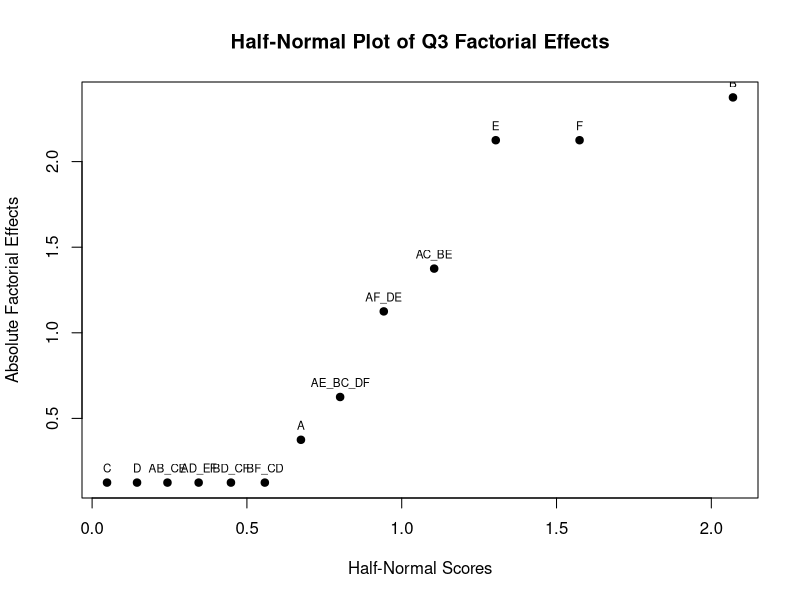

Reproduce this figure in R.

# ============================================================
# DSC6008 Assignment 3 - Question 3(d)
# Fractional Factorial Design
# ============================================================

rm(list = ls())

# 1. Enter the experimental data
data <- data.frame(
  A = c(-1, 1, -1, 1, -1, 1, -1, 1,
        -1, 1, -1, 1, -1, 1, -1, 1),

  B = c(-1, -1, 1, 1, -1, -1, 1, 1,
        -1, -1, 1, 1, -1, -1, 1, 1),

  C = c(-1, -1, -1, -1, 1, 1, 1, 1,
        -1, -1, -1, -1, 1, 1, 1, 1),

  D = c(rep(-1, 8), rep(1, 8)),

  E = c(-1, 1, 1, -1, 1, -1, -1, 1,
        -1, 1, 1, -1, 1, -1, -1, 1),

  F = c(-1, -1, 1, 1, 1, 1, -1, -1,
        1, 1, -1, -1, -1, -1, 1, 1),

  y = c(4, 6, 7, 2, 3, 1, 5, 9,
        3, 2, 8, 5, 4, 4, 4, 6)
)

# 2. Calculate six main effects
main_names <- c("A", "B", "C", "D", "E", "F")

main_effects <- sapply(main_names, function(x) {
  sum(data[[x]] * data$y) / 8
})

# 3. Calculate seven two-factor interaction alias effects
interaction_columns <- list(
  AB_CE = data$A * data$B,
  AC_BE = data$A * data$C,
  AD_EF = data$A * data$D,
  AE_BC_DF = data$A * data$E,
  AF_DE = data$A * data$F,
  BD_CF = data$B * data$D,
  BF_CD = data$B * data$F
)

interaction_effects <- sapply(interaction_columns, function(x) {
  sum(x * data$y) / 8
})

# Combine all 13 effects
effects <- c(main_effects, interaction_effects)

cat("13 ESTIMABLE FACTORIAL EFFECTS\n")
print(effects)

# 4. Lenth's method
m <- length(effects)
abs_effects <- abs(effects)

s0 <- 1.5 * median(abs_effects)

PSE <- 1.5 * median(
  abs_effects[abs_effects < 2.5 * s0]
)

df <- m / 3

ME <- qt(1 - 0.05 / 2, df = df) * PSE

SME <- qt(
  1 - 0.05 / (2 * m),
  df = df
) * PSE

cat("\nLENTH'S METHOD\n")
cat("Initial scale estimate:", s0, "\n")
cat("Pseudo standard error:", PSE, "\n")
cat("Degrees of freedom:", df, "\n")
cat("ME:", ME, "\n")
cat("SME:", SME, "\n")

significant <- names(effects)[abs(effects) > SME]

cat("\nSignificant effects at alpha = 0.05:\n")
print(significant)

# 5. Fit reduced linear model
model <- lm(y ~ B + E + F + A:C + A:F, data = data)

cat("\nREDUCED LINEAR MODEL\n")
print(summary(model))

cat("\nModel coefficients:\n")
print(coef(model))

# 6. Half-normal plot
ordered_effects <- sort(abs_effects)

half_normal_scores <- qnorm(
  (1 + ppoints(m)) / 2
)

plot(
  half_normal_scores,
  ordered_effects,
  main = "Half-Normal Plot of Q3 Factorial Effects",
  xlab = "Half-Normal Scores",
  ylab = "Absolute Factorial Effects",
  pch = 19
)

text(
  half_normal_scores,
  ordered_effects,
  labels = names(ordered_effects),
  pos = 3,
  cex = 0.7
)
